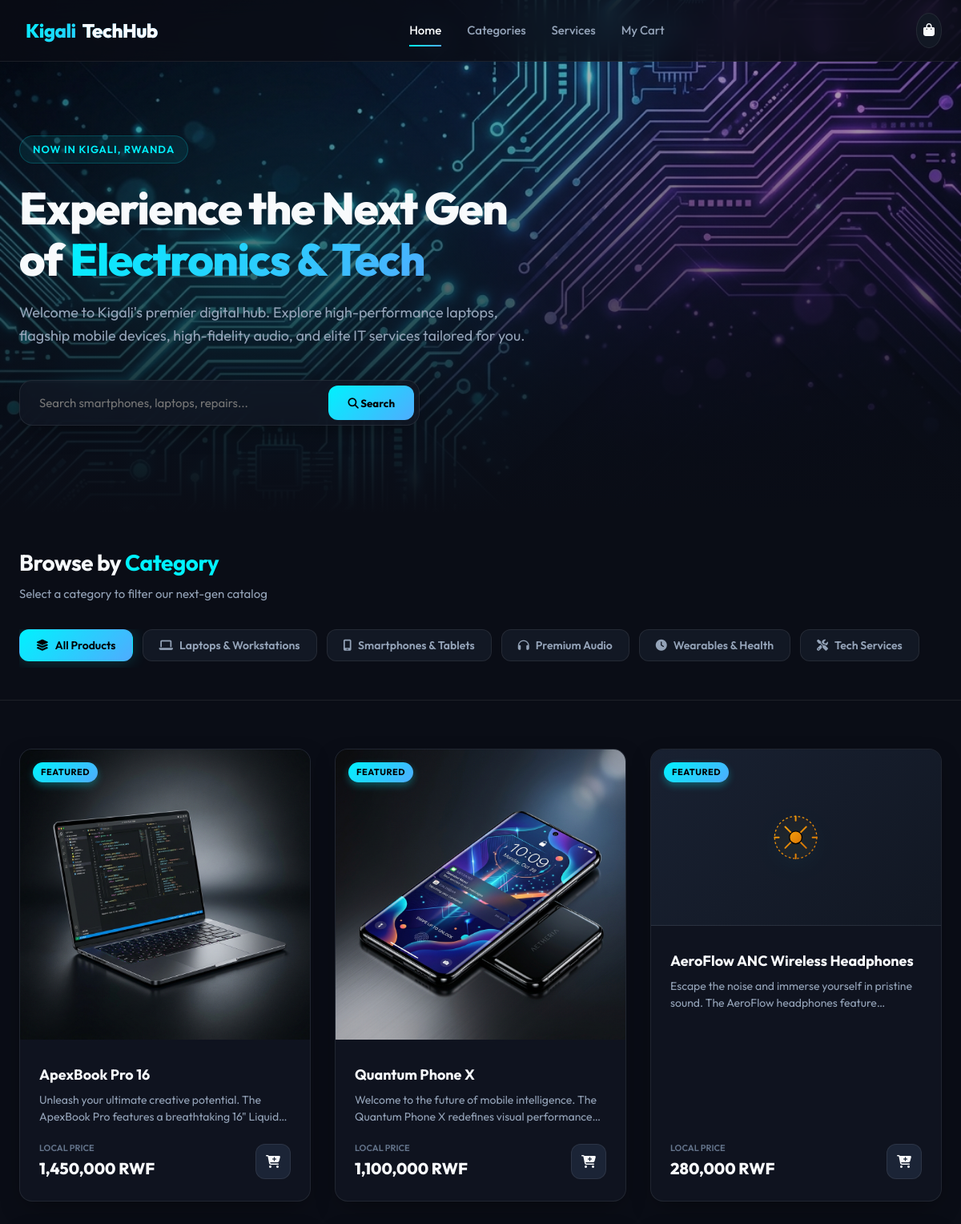
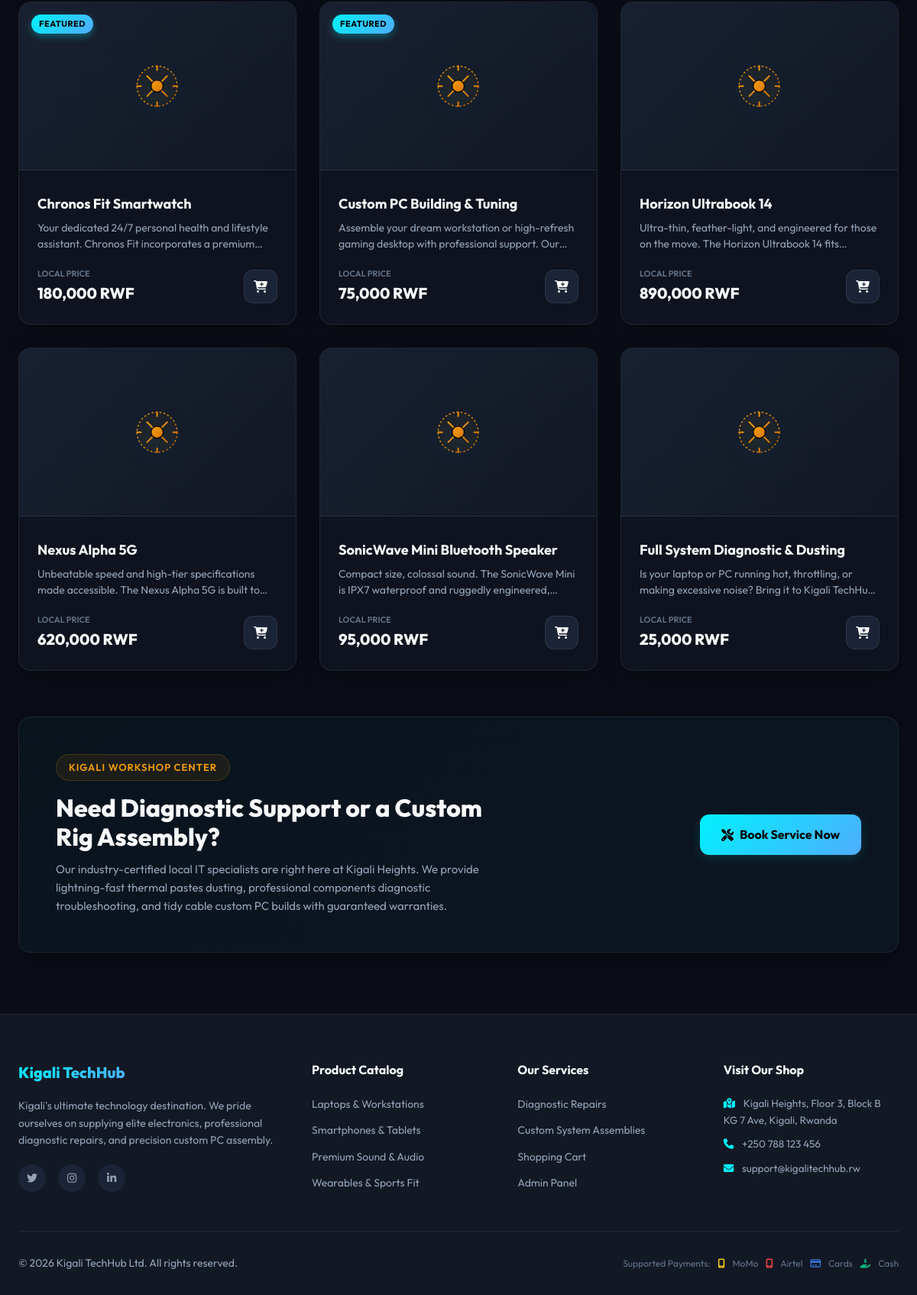
The page / on the database its author committed (2 pictures, top to bottom).
### tables this page shows
CREATE TABLE `categories` (
  `id` int(11) NOT NULL,
  `name` varchar(100) NOT NULL,
  `slug` varchar(100) NOT NULL,
  `description` text DEFAULT NULL,
  `image` varchar(255) DEFAULT NULL
);

CREATE TABLE `products` (
  `id` int(11) NOT NULL,
  `category_id` int(11) DEFAULT NULL,
  `name` varchar(255) NOT NULL,
  `slug` varchar(255) NOT NULL,
  `price` decimal(12,2) NOT NULL,
  `image` varchar(255) NOT NULL,
  `description` text DEFAULT NULL,
  `stock` int(11) NOT NULL DEFAULT 10,
  `featured` tinyint(1) DEFAULT 0,
  `specs` text DEFAULT NULL
);

### index.php (the view, shortened to what this page needs)
<?php
require_once __DIR__ . '/includes/header.php';
try {
    $catQuery = $pdo->query("SELECT * FROM `categories` ORDER BY `id` ASC");
    $categories = $catQuery->fetchAll();
} catch (PDOException $e) {
    die("Error loading categories: " . $e->getMessage());
}
$selectedCatSlug = isset($_GET['cat']) ? trim($_GET['cat']) : 'all';
$searchQuery = isset($_GET['search']) ? trim($_GET['search']) : '';
$sql = "SELECT p.*, c.name as category_name, c.slug as category_slug
        FROM `products` p
        LEFT JOIN `categories` c ON p.category_id = c.id
        ORDER BY p.featured DESC, p.id ASC";
try {
    $prodStmt = $pdo->prepare($sql);
    $prodStmt->execute();
    $products = $prodStmt->fetchAll();
} catch (PDOException $e) {
    die("Error loading products: " . $e->getMessage());
}
?>
<section class="hero" id="home">
    <div class="container">
        <div class="hero-content">
            <span class="hero-tag">Now in Kigali, Rwanda</span>
            <h1 class="hero-title">Experience the Next Gen of <span>Electronics & Tech</span></h1>
            <p class="hero-desc">Welcome to Kigali's premier digital hub. Explore high-performance laptops, flagship mobile devices, high-fidelity audio, and elite IT services tailored for you.</p>
            <div class="hero-search-bar">
                <input type="text" class="hero-search-input" placeholder="Search smartphones, laptops, repairs..." value="<?php echo htmlspecialchars($searchQuery); ?>">
                <button class="hero-search-btn"><i class="fa-solid fa-search"></i> Search</button>
            </div>
        </div>
    </div>
</section>
<section class="categories-section" id="categories">
    <div class="container">
        <div class="section-header">
            <div>
                <h2 class="section-title">Browse by <span>Category</span></h2>
                <p class="section-subtitle">Select a category to filter our next-gen catalog</p>
            </div>
        </div>
        <div class="category-tabs">
            <button class="category-tab <?php echo ($selectedCatSlug === 'all') ? 'active' : ''; ?>" data-category="all">
                <i class="fa-solid fa-layer-group"></i> All Products
            </button>
            <?php foreach ($categories as $cat): ?>
                <?php
                $iconClass = 'fa-tag';
                if ($cat['slug'] === 'laptops') $iconClass = 'fa-laptop';
                elseif ($cat['slug'] === 'smartphones') $iconClass = 'fa-mobile-screen';
                elseif ($cat['slug'] === 'audio') $iconClass = 'fa-headphones';
                elseif ($cat['slug'] === 'wearables') $iconClass = 'fa-clock';
                elseif ($cat['slug'] === 'services') $iconClass = 'fa-screwdriver-wrench';
                ?>
                <button class="category-tab <?php echo ($selectedCatSlug === $cat['slug']) ? 'active' : ''; ?>" data-category="<?php echo htmlspecialchars($cat['slug']); ?>">
                    <i class="fa-solid <?php echo $iconClass; ?>"></i> <?php echo htmlspecialchars($cat['name']); ?>
                </button>
            <?php endforeach; ?>
        </div>
    </div>
</section>
<section class="products-section">
    <div class="container">
        <div class="products-grid" id="products-catalog-grid">
            <?php foreach ($products as $prod): ?>
                <?php
                $matchesCat = ($selectedCatSlug === 'all' || $prod['category_slug'] === $selectedCatSlug);
                $matchesSearch = (empty($searchQuery) || stripos($prod['name'], $searchQuery) !== false || stripos($prod['description'], $searchQuery) !== false);
                $displayStyle = ($matchesCat && $matchesSearch) ? 'flex' : 'none';
                ?>
                <div class="product-card" data-category-slug="<?php echo htmlspecialchars($prod['category_slug']); ?>" style="display: <?php echo $displayStyle; ?>;">
                    <?php if ($prod['featured'] == 1): ?>
                        <span class="product-badge featured">Featured</span>
                    <?php endif; ?>
                    <a href="product.php?slug=<?php echo htmlspecialchars($prod['slug']); ?>" style="display: block;">
                        <?php
                        echo renderProductImage($prod['image'], $prod['category_slug'], $prod['name']);
                        ?>
                    </a>
                    <div class="product-info">
                        <a href="product.php?slug=<?php echo htmlspecialchars($prod['slug']); ?>">
                            <h3 class="product-name"><?php echo htmlspecialchars($prod['name']); ?></h3>
                        </a>
                        <p class="product-desc"><?php echo htmlspecialchars($prod['description']); ?></p>
                        <div class="product-footer">
                            <div class="product-price-box">
                                <span class="currency-label">Local Price</span>
                                <span class="price-value"><?php echo formatRWF($prod['price']); ?></span>
                            </div>
                            <button class="add-cart-btn add-cart-btn-trigger" data-product-id="<?php echo $prod['id']; ?>" aria-label="Add to Cart">
                                <i class="fa-solid fa-cart-plus"></i>
                            </button>
                        </div>
                    </div>
                </div>
            <?php endforeach; ?>
        </div>
    </div>
</section>
<section class="container" id="services" style="margin-bottom: 80px;">
    <div style="background: linear-gradient(135deg, rgba(0, 242, 254, 0.03) 0%, rgba(79, 172, 254, 0.05) 100%); border: 1px solid var(--border-color); border-radius: var(--border-radius-lg); padding: 48px; display: flex; align-items: center; justify-content: space-between; gap: 30px; flex-wrap: wrap; box-shadow: var(--shadow-premium);">
        <div style="max-width: 600px;">
            <span class="hero-tag" style="background: rgba(245, 158, 11, 0.08); border-color: rgba(245, 158, 11, 0.2); color: var(--warning); margin-bottom: 16px;">Kigali Workshop Center</span>
            <h2 style="font-size: 32px; font-weight:800; line-height: 1.2; margin-bottom: 12px;">Need Diagnostic Support or a Custom Rig Assembly?</h2>
            <p style="color: var(--text-secondary); font-size:15px; line-height: 1.6;">Our industry-certified local IT specialists are right here at Kigali Heights. We provide lightning-fast thermal pastes dusting, professional components diagnostic troubleshooting, and tidy cable custom PC builds with guaranteed warranties.</p>
        </div>
        <div>
            <a href="index.php?cat=services" class="checkout-btn" style="margin-top: 0; padding: 14px 28px; white-space: nowrap;">
                <i class="fa-solid fa-screwdriver-wrench"></i> Book Service Now
            </a>
        </div>
    </div>
</section>
<?php
require_once __DIR__ . '/includes/footer.php';
?>

### includes/utils.php (shortened to what this page needs)
<?php
function formatRWF($amount) {
    return number_format($amount, 0, '.', ',') . ' RWF';
}
function renderProductImage($imageName, $categorySlug, $productName, $className = 'product-img') {
    $filePath = __DIR__ . '/../assets/images/' . $imageName;
    if (file_exists($filePath) && !is_dir($filePath)) {
        return '<img src="assets/images/' . htmlspecialchars($imageName) . '" class="' . htmlspecialchars($className) . '" alt="' . htmlspecialchars($productName) . '">';
    }
    $gradientId = 'grad_' . uniqid();
    $accentColor = '#00f2fe';
    $secondaryColor = '#4facfe';
    switch ($categorySlug) {
        case 'services':
        default:
            $accentColor = '#f59e0b';
            $secondaryColor = '#d97706';
            $svgContent = '
            <circle cx="100" cy="100" r="40" fill="rgba(245, 158, 11, 0.04)" stroke="url(#' . $gradientId . ')" stroke-width="2" stroke-dasharray="4, 4" />
            <path d="M80 80 L120 120 M120 80 L80 120" stroke="url(#' . $gradientId . ')" stroke-width="3" stroke-linecap="round" />
            <circle cx="100" cy="100" r="12" fill="url(#' . $gradientId . ')" stroke="#000" stroke-width="2" />
            <path d="M100 68 L100 60 M100 132 L100 140 M68 100 L60 100 M132 100 L140 100" stroke="url(#' . $gradientId . ')" stroke-width="3" stroke-linecap="round" />
            ';
            break;
    }
    return '
    <div class="vector-card-graphic">
        <svg class="vector-svg" viewBox="0 0 200 200" xmlns="http://www.w3.org/2000/svg">
            <defs>
                <linearGradient id="' . $gradientId . '" x1="0%" y1="0%" x2="100%" y2="100%">
                    <stop offset="0%" stop-color="' . $accentColor . '" />
                    <stop offset="100%" stop-color="' . $secondaryColor . '" />
                </linearGradient>
            </defs>
            ' . $svgContent . '
        </svg>
    </div>';
}
?>

### rows shown on the page
categories: name "Laptops & Workstations"
categories: name "Smartphones & Tablets"
categories: name "Premium Audio"
categories: name "Wearables & Health"
categories: name "Tech Services"
products: featured "FEATURED", image (picture), name "ApexBook Pro 16", description "Unleash your ultimate creative potential. The ApexBook Pro features a breathtaking 16\"…", price "1,450,000 RWF"
products: featured "FEATURED", image (picture), name "Quantum Phone X", description "Welcome to the future of mobile intelligence. The Quantum Phone X redefines visual…", price "1,100,000 RWF"
products: featured "FEATURED", name "AeroFlow ANC Wireless Headphones", description "Escape the noise and immerse yourself in pristine sound. The AeroFlow headphones…", price "280,000 RWF"
products: featured "FEATURED", name "Chronos Fit Smartwatch", description "Your dedicated 24/7 personal health and lifestyle assistant. Chronos Fit incorporates a…", price "180,000 RWF"
products: featured "FEATURED", name "Custom PC Building & Tuning", description "Assemble your dream workstation or high-refresh gaming desktop with professional support.…", price "75,000 RWF"
products: name "Horizon Ultrabook 14", description "Ultra-thin, feather-light, and engineered for those on the move. The Horizon Ultrabook 14…", price "890,000 RWF"
products: name "Nexus Alpha 5G", description "Unbeatable speed and high-tier specifications made accessible. The Nexus Alpha 5G is built…", price "620,000 RWF"
products: name "SonicWave Mini Bluetooth Speaker", description "Compact size, colossal sound. The SonicWave Mini is IPX7 waterproof and ruggedly…", price "95,000 RWF"
products: name "Full System Diagnostic & Dusting", description "Is your laptop or PC running hot, throttling, or making excessive noise? Bring it to Kigali…", price "25,000 RWF"
